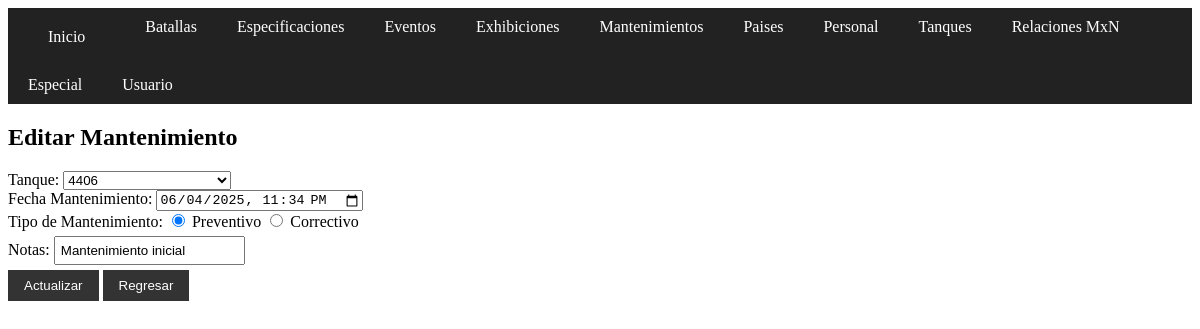
Screenshot of /mantenimientos/update.php?id=8817 with the database file from the repository.
### tables this page shows
CREATE TABLE `mantenimientos` (
  `id_mantenimiento` int(11) NOT NULL AUTO_INCREMENT,
  `id_tanque` int(11) DEFAULT NULL,
  `fecha_mantenimiento` datetime DEFAULT NULL,
  `tipo_mantenimiento` varchar(100) DEFAULT NULL,
  `notas` varchar(255) DEFAULT NULL,
  PRIMARY KEY (`id_mantenimiento`),
  KEY `mantenimientos_ibfk_1` (`id_tanque`),
  CONSTRAINT `mantenimientos_ibfk_1` FOREIGN KEY (`id_tanque`) REFERENCES `tanques` (`id_tanque`)
);

CREATE TABLE `tanques` (
  `id_tanque` int(11) NOT NULL AUTO_INCREMENT,
  `modelo` text DEFAULT NULL,
  `nombre_tanque` text DEFAULT NULL,
  `tipo_tanque` text DEFAULT NULL,
  `anio_fabricacion` int(11) DEFAULT NULL,
  `id_pais` int(11) DEFAULT NULL,
  PRIMARY KEY (`id_tanque`),
  KEY `tanques_ibfk_1` (`id_pais`),
  CONSTRAINT `tanques_ibfk_1` FOREIGN KEY (`id_pais`) REFERENCES `paises` (`id_pais`)
);

### mantenimientos/update.php (the view, shortened to what this page needs)
<?php
include_once "../config.php";
$id = $_GET['id'] ?? null;
if ($id) {
    $sql = "SELECT * FROM mantenimientos WHERE id_mantenimiento=?";
    $stmt = $conn->prepare($sql);
    $stmt->bind_param("i", $id);
    $stmt->execute();
    $result = $stmt->get_result();
    $mantenimiento = $result->fetch_assoc();
    $tq = $conn->query("SELECT id_tanque FROM tanques");
} else {
    header("Location: read.php");
    exit;
}
?>
<!DOCTYPE html>
<html>
<head>
    <link rel="stylesheet" href="../estilos.css">
</head>
<body>
<?php include "../menu.php"; ?>
<h2>Editar Mantenimiento</h2>
<form method="post">
    Tanque:
    <select name="id_tanque" required>
        <?php while($row = $tq->fetch_assoc()): ?>
            <option value="<?= $row['id_tanque'] ?>" <?= $row['id_tanque'] == $mantenimiento['id_tanque'] ? 'selected' : '' ?>>
                <?= $row['id_tanque'] ?>
            </option>
        <?php endwhile; ?>
    </select><br>
    Fecha Mantenimiento: <input type="datetime-local" name="fecha_mantenimiento" value="<?= date('Y-m-d\TH:i', strtotime($mantenimiento['fecha_mantenimiento'])) ?>" required><br>
    Tipo de Mantenimiento:
        <input type="radio" name="tipo_mantenimiento" value="preventivo" checked> Preventivo
        <input type="radio" name="tipo_mantenimiento" value="correctivo"> Correctivo<br>
    Notas: <input type="text" name="notas" maxlength="255" value="<?= htmlspecialchars($mantenimiento['notas']) ?>"><br>
    <input type="submit" value="Actualizar">
    <input type="submit" value="Regresar" formaction="read.php" formnovalidate>
</form>
</body>
</html>

### estilos.css (style rules this page uses)
input[type="text"], input[type="date"], input[type="number"] { padding: 5px; margin: 5px 0; }
input[type="submit"] { padding: 8px 16px; background: #333; color: #fff; border: none; }

### rows the page displays
mantenimientos: id_tanque "4406", fecha_mantenimiento "06/04/2025 23:34", notas "Mantenimiento inicial"
